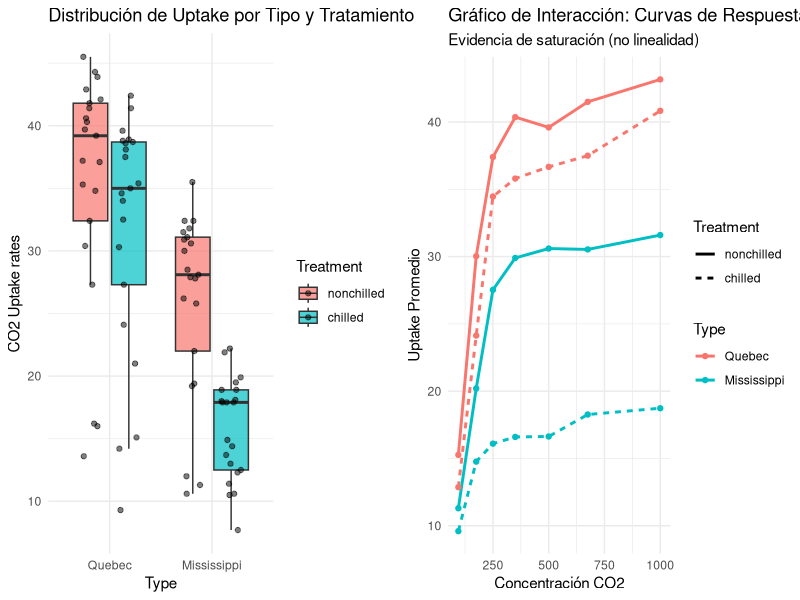

Here is the R script that generated this plot:
# =============================================================================
# AED
# =============================================================================
install.packages(c("tidyverse","GGally","gridExtra"))

library(tidyverse)
library(GGally) 
library(gridExtra)

data("CO2")

# 1. Resumen Tabular Robusto
# Calculamos Media, Desviación Estándar y Error Estándar por grupos
resumen_desc <- CO2 %>%
  group_by(Type, Treatment) %>%
  summarise(
    n = n(),
    uptake_mean = mean(uptake),
    uptake_sd = sd(uptake),
    uptake_se = sd(uptake) / sqrt(n()),
    .groups = "drop"
  )

print(resumen_desc)

# 2. Visualización de la Variable Respuesta
# Boxplot con puntos (Jitter) para ver distribución y outliers
p1 <- ggplot(CO2, aes(x = Type, y = uptake, fill = Treatment)) +
  geom_boxplot(alpha = 0.7, outlier.shape = NA) +
  geom_point(position = position_jitterdodge(), alpha = 0.5) +
  theme_minimal() +
  labs(title = "Distribución de Uptake por Tipo y Tratamiento",
       y = "CO2 Uptake rates")

# 3. Gráfico de Interacción (Critical para Diseño Factorial)
# Nos dice si el efecto del tratamiento depende del origen de la planta
p2 <- CO2 %>%
  group_by(Type, Treatment, conc) %>%
  summarise(mean_uptake = mean(uptake), .groups = 'drop') %>%
  ggplot(aes(x = conc, y = mean_uptake, color = Type, linetype = Treatment)) +
  geom_line(size = 1) +
  geom_point() +
  theme_minimal() +
  labs(title = "Gráfico de Interacción: Curvas de Respuesta",
       subtitle = "Evidencia de saturación (no linealidad)",
       x = "Concentración CO2", y = "Uptake Promedio")

# Mostrar gráficos
grid.arrange(p1, p2, ncol = 2)
